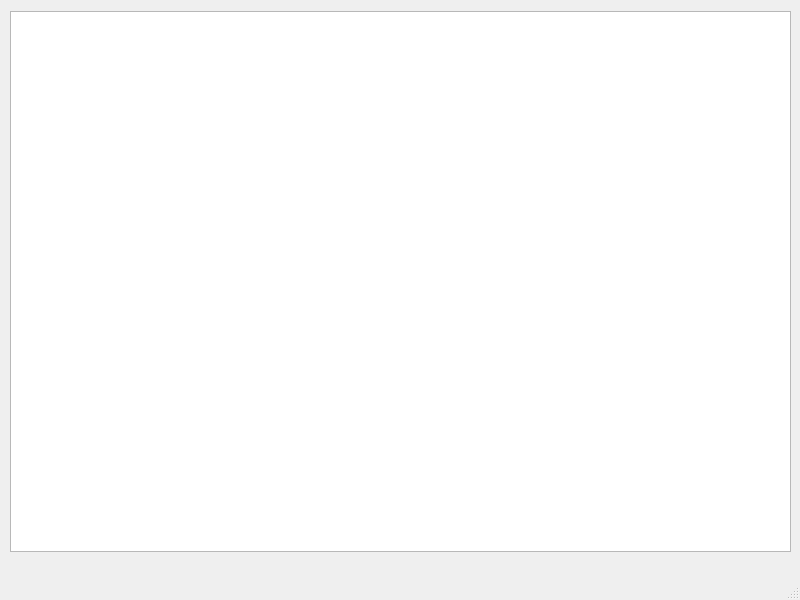
<?xml version="1.0" encoding="UTF-8"?>
<ui version="4.0">
 <class>MainWindow</class>
 <widget class="QMainWindow" name="MainWindow">
  <property name="geometry">
   <rect>
    <x>0</x>
    <y>0</y>
    <width>800</width>
    <height>600</height>
   </rect>
  </property>
  <property name="windowTitle">
   <string>MainWindow</string>
  </property>
  <widget class="QWidget" name="centralwidget">
   <widget class="QGraphicsView" name="graphicsView">
    <property name="geometry">
     <rect>
      <x>10</x>
      <y>11</y>
      <width>781</width>
      <height>541</height>
     </rect>
    </property>
   </widget>
  </widget>
  <widget class="QMenuBar" name="menubar">
   <property name="geometry">
    <rect>
     <x>0</x>
     <y>0</y>
     <width>800</width>
     <height>21</height>
    </rect>
   </property>
  </widget>
  <widget class="QStatusBar" name="statusbar"/>
 </widget>
 <resources/>
 <connections/>
</ui>
